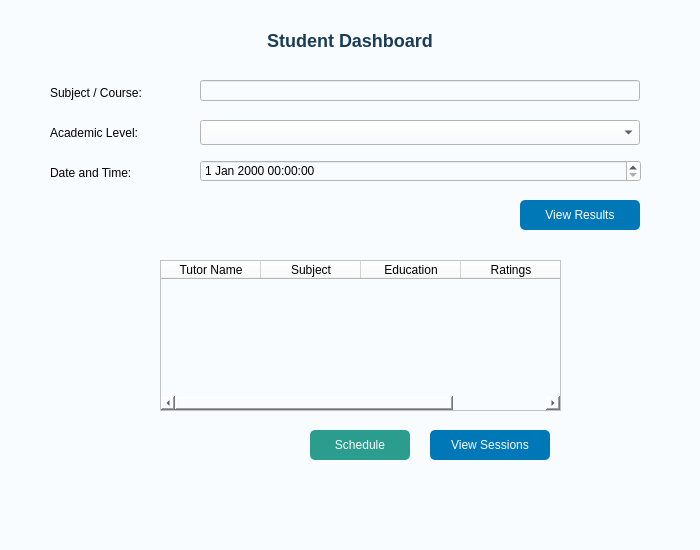
<?xml version="1.0" encoding="UTF-8"?>
<ui version="4.0">
 <class>StudentDashboard</class>
 <widget class="QWidget" name="StudentDashboard">
  <property name="geometry">
   <rect>
    <x>0</x>
    <y>0</y>
    <width>700</width>
    <height>550</height>
   </rect>
  </property>
  <property name="windowTitle">
   <string>Tutorify - Student Dashboard</string>
  </property>
  <property name="styleSheet">
   <string notr="true">background-color: #f9fcff;</string>
  </property>
  <widget class="QLabel" name="labelTitle">
   <property name="geometry">
    <rect>
     <x>20</x>
     <y>20</y>
     <width>660</width>
     <height>40</height>
    </rect>
   </property>
   <property name="styleSheet">
    <string notr="true">font-size: 18px; font-weight: bold; color: #1a3c57;</string>
   </property>
   <property name="text">
    <string>Student Dashboard</string>
   </property>
   <property name="alignment">
    <set>Qt::AlignCenter</set>
   </property>
  </widget>
  <widget class="QLabel" name="labelSubject">
   <property name="geometry">
    <rect>
     <x>50</x>
     <y>80</y>
     <width>140</width>
     <height>25</height>
    </rect>
   </property>
   <property name="text">
    <string>Subject / Course:</string>
   </property>
  </widget>
  <widget class="QLineEdit" name="lineSubject">
   <property name="geometry">
    <rect>
     <x>200</x>
     <y>80</y>
     <width>440</width>
     <height>21</height>
    </rect>
   </property>
  </widget>
  <widget class="QLabel" name="labelLevel">
   <property name="geometry">
    <rect>
     <x>50</x>
     <y>120</y>
     <width>140</width>
     <height>25</height>
    </rect>
   </property>
   <property name="text">
    <string>Academic Level:</string>
   </property>
  </widget>
  <widget class="QComboBox" name="comboLevel">
   <property name="geometry">
    <rect>
     <x>200</x>
     <y>120</y>
     <width>440</width>
     <height>25</height>
    </rect>
   </property>
  </widget>
  <widget class="QLabel" name="labelDate">
   <property name="geometry">
    <rect>
     <x>50</x>
     <y>160</y>
     <width>140</width>
     <height>25</height>
    </rect>
   </property>
   <property name="text">
    <string>Date and Time:</string>
   </property>
  </widget>
  <widget class="QPushButton" name="btnViewResults">
   <property name="geometry">
    <rect>
     <x>520</x>
     <y>200</y>
     <width>120</width>
     <height>30</height>
    </rect>
   </property>
   <property name="styleSheet">
    <string notr="true">background-color: #0077b6; color: white; border-radius: 5px;</string>
   </property>
   <property name="text">
    <string>View Results</string>
   </property>
  </widget>
  <widget class="QTableWidget" name="tableTutors">
   <property name="geometry">
    <rect>
     <x>160</x>
     <y>260</y>
     <width>401</width>
     <height>151</height>
    </rect>
   </property>
   <column>
    <property name="text">
     <string>Tutor Name</string>
    </property>
   </column>
   <column>
    <property name="text">
     <string>Subject</string>
    </property>
   </column>
   <column>
    <property name="text">
     <string>Education</string>
    </property>
   </column>
   <column>
    <property name="text">
     <string>Ratings</string>
    </property>
   </column>
  </widget>
  <widget class="QPushButton" name="btnBook">
   <property name="geometry">
    <rect>
     <x>310</x>
     <y>430</y>
     <width>100</width>
     <height>30</height>
    </rect>
   </property>
   <property name="styleSheet">
    <string notr="true">background-color: #2a9d8f; color: white; border-radius: 5px;</string>
   </property>
   <property name="text">
    <string>Schedule</string>
   </property>
  </widget>
  <widget class="QDateTimeEdit" name="dateTimeEdit">
   <property name="geometry">
    <rect>
     <x>200</x>
     <y>160</y>
     <width>441</width>
     <height>22</height>
    </rect>
   </property>
  </widget>
  <widget class="QPushButton" name="btnViewResults_2">
   <property name="geometry">
    <rect>
     <x>430</x>
     <y>430</y>
     <width>120</width>
     <height>30</height>
    </rect>
   </property>
   <property name="styleSheet">
    <string notr="true">background-color: #0077b6; color: white; border-radius: 5px;</string>
   </property>
   <property name="text">
    <string>View Sessions</string>
   </property>
  </widget>
 </widget>
 <resources/>
 <connections/>
</ui>
